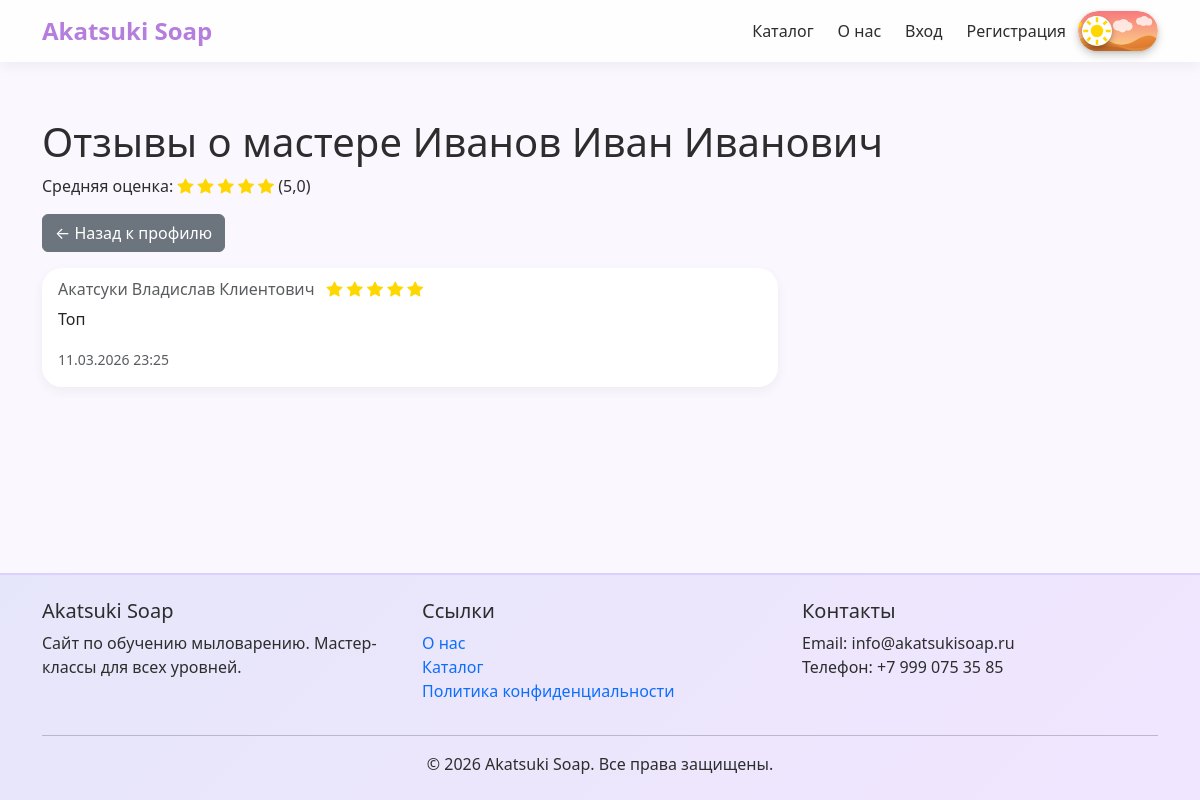
/master/3/reviews/, run on the app's committed database.
### main/models.py (models this page shows, shortened)
class ProfileUser(models.Model):
    user = models.OneToOneField(User, on_delete=models.CASCADE, related_name='profile')
    role = models.ForeignKey(Role, on_delete=models.PROTECT, verbose_name="Роль")
    fio = models.CharField(max_length=255, verbose_name="ФИО")
    phone = models.CharField(max_length=20, verbose_name="Телефон")
    avatar = models.ImageField(upload_to='avatars/', blank=True, null=True, verbose_name="Аватар")
    bio = models.TextField(blank=True, verbose_name="О себе")

class Review(models.Model):
    client = models.ForeignKey(User, on_delete=models.CASCADE, related_name='reviews')
    master = models.ForeignKey(User, on_delete=models.CASCADE, related_name='reviews_about')
    text = models.TextField()
    rating = models.DecimalField(max_digits=2, decimal_places=1, validators=[MinValueValidator(1), MaxValueValidator(5)])
    created_at = models.DateTimeField(auto_now_add=True)
    class Meta:
        unique_together = ('client', 'master')
        ordering = ['-created_at']

### main/views.py (the view)
# urls.py: path('master/<int:user_id>/reviews/', views.master_reviews, name='master_reviews'),
def master_reviews(request, user_id):
    master = get_object_or_404(User, id=user_id, profile__role__name='Мастер')
    reviews = Review.objects.filter(master=master).select_related('client')
    avg_rating = reviews.aggregate(Avg('rating'))['rating__avg'] or 0
    paginator = Paginator(reviews, 10)
    page_number = request.GET.get('page')
    page_obj = paginator.get_page(page_number)
    context = {
        'master': master,
        'page_obj': page_obj,
        'avg_rating': avg_rating,
    }
    return render(request, 'main/master_reviews.html', context)

### templates/main/master_reviews.html (shortened to what this page needs)
{% extends 'base.html' %}
{% load static %}
{% block content %}
<div class="row">
    <div class="col-12">
        <h1>Отзывы о мастере {{ master.profile.fio }}</h1>
        <p>Средняя оценка:
            <span class="rating-stars">
                {% include "includes/star_rating.html" with rating=avg_rating %}
                ({{ avg_rating|floatformat:1 }})
            </span>
        </p>
        <a href="{% url 'master_profile' master.id %}" class="btn btn-secondary mb-3">← Назад к профилю</a>
    </div>
</div>
<div class="row">
    <div class="col-md-8">
        {% for review in page_obj %}
            <div class="card mb-3">
                <div class="card-body">
                    <h6 class="card-subtitle mb-2 text-muted">
                        {{ review.client.profile.fio }}
                        <span class="ms-2">
                            {% include "includes/star_rating.html" with rating=review.rating %}
                        </span>
                    </h6>
                    <p class="card-text">{{ review.text }}</p>
                    <small class="text-muted">{{ review.created_at|date:"d.m.Y H:i" }}</small>
                </div>
            </div>
        {% empty %}
            <p>Пока нет отзывов.</p>
        {% endfor %}
    </div>
</div>
{% endblock %}

### templates/includes/star_rating.html
{% for i in "12345" %}
    {% if rating >= forloop.counter %}
        <i class="bi bi-star-fill" style="color: gold;"></i>
    {% elif rating >= forloop.counter|add:"-0.5" %}
        <i class="bi bi-star-half" style="color: gold;"></i>
    {% else %}
        <i class="bi bi-star" style="color: gold;"></i>
    {% endif %}
{% endfor %}

### static/css/style.css (style rules this page uses)
:root { --lavender-light: #e6e6fa; --lavender-medium: #dcd0ff; --lavender-dark: #b57edc; --accent-gold: #d4af37; --text-dark: #2d2d2d; --text-muted: #6c757d; --bg-light: #faf7ff; --shadow-sm: 0 4px 12px rgba(0, 0, 0, 0.05); --shadow-md: 0 8px 24px rgba(0, 0, 0, 0.1); --border-radius: 20px; --transition: all 0.5s ease; }
body { font-family: 'Segoe UI', Roboto, system-ui, -apple-system, sans-serif; background-color: var(--bg-light); color: var(--text-dark); min-height: 100vh; display: flex; flex-direction: column; margin: 0; }
html, body { overflow-x: hidden; width: 100%; position: relative; }
.card { border: none; border-radius: var(--border-radius); box-shadow: var(--shadow-sm); transition: transform 0.5s ease, box-shadow 0.5s ease; background: rgba(255, 255, 255, 0.9); backdrop-filter: blur(5px); overflow: hidden; }

### data on the page
Review: client.profile.fio "Акатсуки Владислав Клиентович", rating 5 (drawn), text "Топ", created_at "11.03.2026 23:25"

### other printed values
{{ master.profile.fio }} "Иванов Иван Иванович"
{{ avg_rating|floatformat:1 }} "5,0"
